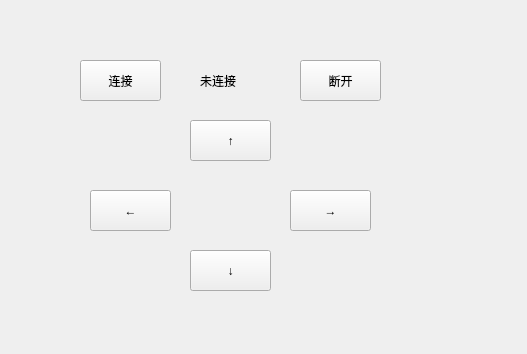
<?xml version="1.0" encoding="UTF-8"?>
<ui version="4.0">
 <class>MainWindow</class>
 <widget class="QMainWindow" name="MainWindow">
  <property name="geometry">
   <rect>
    <x>0</x>
    <y>0</y>
    <width>527</width>
    <height>354</height>
   </rect>
  </property>
  <property name="windowTitle">
   <string>MainWindow</string>
  </property>
  <widget class="QWidget" name="centralwidget">
   <widget class="QPushButton" name="connectButton">
    <property name="geometry">
     <rect>
      <x>80</x>
      <y>60</y>
      <width>81</width>
      <height>41</height>
     </rect>
    </property>
    <property name="text">
     <string>连接</string>
    </property>
   </widget>
   <widget class="QPushButton" name="BreakButton">
    <property name="geometry">
     <rect>
      <x>300</x>
      <y>60</y>
      <width>81</width>
      <height>41</height>
     </rect>
    </property>
    <property name="text">
     <string>断开</string>
    </property>
   </widget>
   <widget class="QLabel" name="label">
    <property name="geometry">
     <rect>
      <x>200</x>
      <y>60</y>
      <width>71</width>
      <height>41</height>
     </rect>
    </property>
    <property name="text">
     <string>未连接</string>
    </property>
   </widget>
   <widget class="QPushButton" name="upButton">
    <property name="geometry">
     <rect>
      <x>190</x>
      <y>120</y>
      <width>81</width>
      <height>41</height>
     </rect>
    </property>
    <property name="text">
     <string>↑</string>
    </property>
   </widget>
   <widget class="QPushButton" name="leftButton">
    <property name="geometry">
     <rect>
      <x>90</x>
      <y>190</y>
      <width>81</width>
      <height>41</height>
     </rect>
    </property>
    <property name="text">
     <string>←</string>
    </property>
   </widget>
   <widget class="QPushButton" name="downButton">
    <property name="geometry">
     <rect>
      <x>190</x>
      <y>250</y>
      <width>81</width>
      <height>41</height>
     </rect>
    </property>
    <property name="text">
     <string>↓</string>
    </property>
   </widget>
   <widget class="QPushButton" name="rightButton">
    <property name="geometry">
     <rect>
      <x>290</x>
      <y>190</y>
      <width>81</width>
      <height>41</height>
     </rect>
    </property>
    <property name="text">
     <string>→</string>
    </property>
   </widget>
  </widget>
 </widget>
 <resources/>
 <connections/>
</ui>
